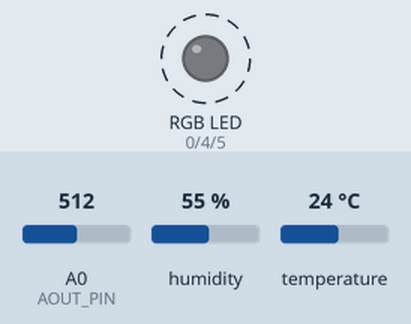
The sketch below on a simulated ESP8266 (NodeMCU). Parts: an RGB LED mixed from three pins (HIGH = lit). Dashed ring = blinking. The inputs (shaded band) are chosen by the test bench; at power-on: A0 (AOUT_PIN) = 512, humidity 55 %, temperature 24 °C. WiFi joins after 1.5 s; servers stay silent unless stated; pins used as bus, display or sensor lines are not drawn; what the sketch prints to the serial monitor is not drawn.

Above: at 2.0 s.
At 4.1 s:
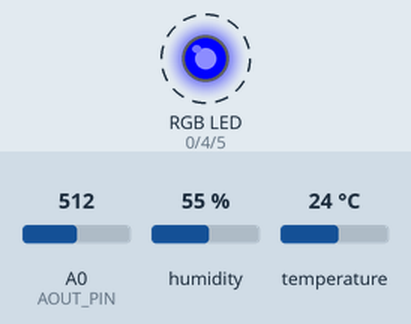
Timing chart, 0 to 4.8 s (numbered marks = the images above):
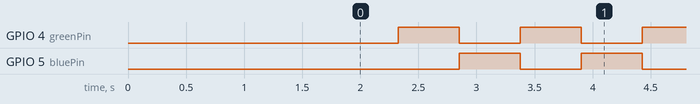

The sketch:

ESP8266_Standalone.ino
```cpp
/* Comment this out to disable prints and save space */
#define BLYNK_PRINT Serial

/* Fill in information from Blynk Device Info here */
#define BLYNK_AUTH_TOKEN            "eSiBwk1UBlCfLApiIVTrRXOmHKbm1wU3"
#define BLYNK_TEMPLATE_ID           "TMPL3sx7y6kfJ"
#define BLYNK_TEMPLATE_NAME         "Indira"

#include <ESP8266WiFi.h>
#include <BlynkSimpleEsp8266.h>

// Your WiFi credentials.
// Set password to "" for open networks.
char ssid[] = "PandaEdge30";
char password[] = "coldspot";

// This function creates the timer object. It's part of Blynk library
BlynkTimer timer;

#include <DHT11.h>
#define AOUT_PIN A0 // Arduino pin that connects to AOUT pin of moisture sensor
#define THRESHOLD 900 // CHANGE YOUR THRESHOLD HERE
#define DHT11PIN 16
#define SERVO 2

DHT11 dht11(DHT11PIN);
// Define pins for the RGB LED
const int redPin = 0;
const int greenPin = 4;
const int bluePin = 5;

int soil;
int temperature;
int humidity;

int result;

bool color = false;

// Function to set the color of the RGB LED
void setColor(int redValue, int greenValue, int blueValue) {
  // Set the color by adjusting the PWM outputs
  analogWrite(redPin, redValue);
  analogWrite(greenPin, greenValue);
  analogWrite(bluePin, blueValue);
}

void myTimer()
{

  color = !color;

  if (color) {
    setColor(0, 255, 0);
  } else {
    setColor(0, 0, 255);
  }

  if (result == 0) {
    Blynk.virtualWrite(V0, soil);
    Blynk.virtualWrite(V1, temperature);
    Blynk.virtualWrite(V2, humidity);
  }

  if (result == 0) {
    Serial.print("/");
    Serial.print(soil);
    Serial.print("|");
    Serial.print(temperature);
    Serial.print("|");
    Serial.print(humidity);
    Serial.print("\\");
  } else {
    Serial.print("/");
    Serial.print(soil);
    Serial.print("\\");
  }

}

void setup()
{
  // Debug console
  Serial.begin(9600);

  Serial.println("Starting...");

  pinMode(LED_BUILTIN, OUTPUT);
  pinMode(SERVO, OUTPUT);

  pinMode(redPin, OUTPUT);
  pinMode(greenPin, OUTPUT);
  pinMode(bluePin, OUTPUT);

  int precipChance = 0;
  Serial.println(precipChance);


  Blynk.begin(BLYNK_AUTH_TOKEN, ssid, password);

  // Setting interval to send data to Blynk Cloud to 1000ms.
  // It means that data will be sent every second
  timer.setInterval(250L, myTimer);

}

void loop()
{
  soil = analogRead(AOUT_PIN); // read the analog value from sensor

  if (soil > THRESHOLD) {
    // Soil is DRY, turn on the LED, Motor
    digitalWrite(LED_BUILTIN, LOW);
    digitalWrite(SERVO, HIGH);

  } else {
    // Soil is WET, display blue
    digitalWrite(LED_BUILTIN, HIGH);
    digitalWrite(SERVO, LOW);
  }

  // Attempt to read the temperature and humidity values from the DHT11 sensor.
  result = dht11.readTemperatureHumidity(temperature, humidity);

  Blynk.run();

  timer.run();
}
```

Measured:
- by itself, GPIO 4 (greenPin), GPIO 5 (bluePin): alternates HIGH for 0.52 s and LOW for 0.52 s
